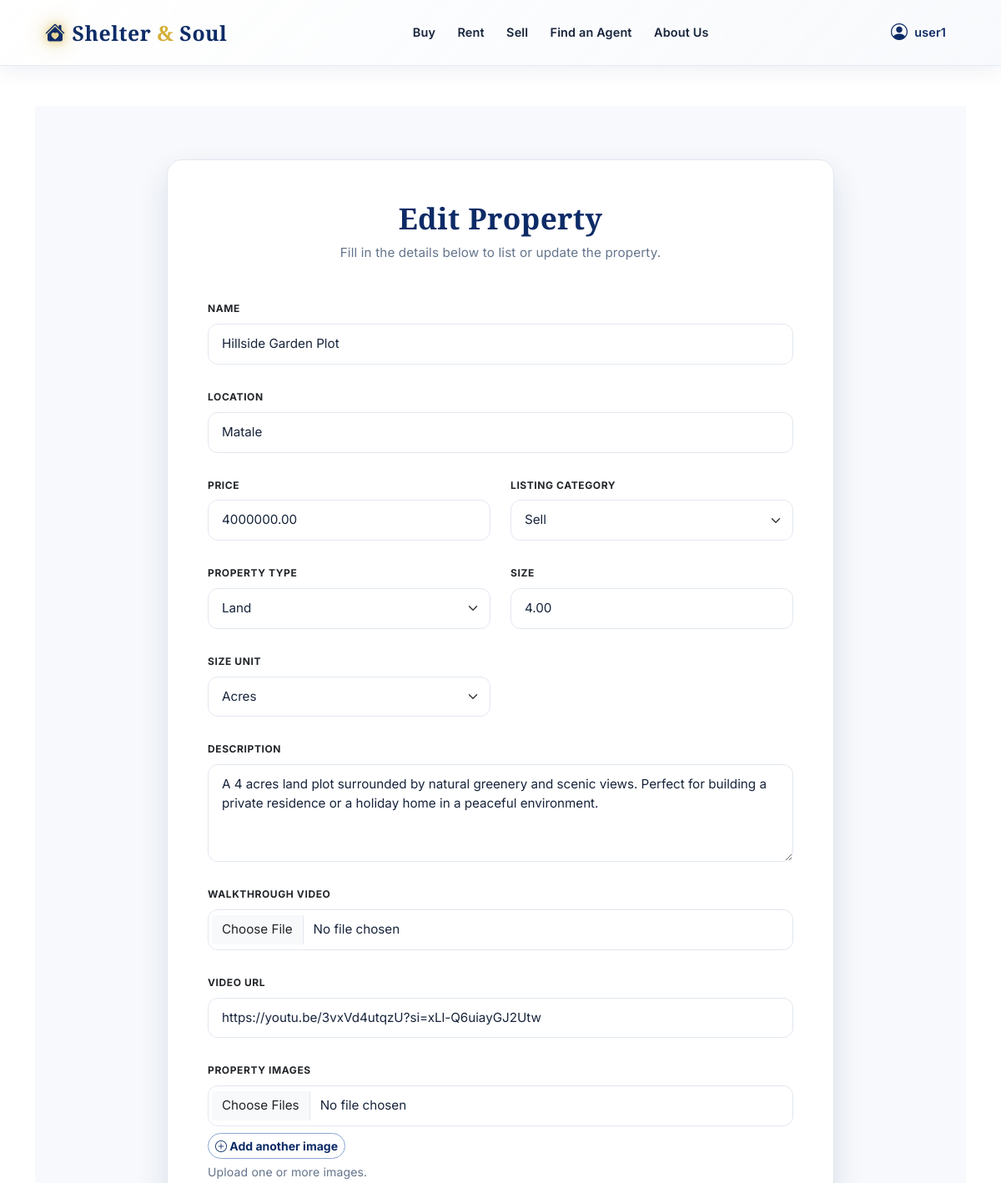
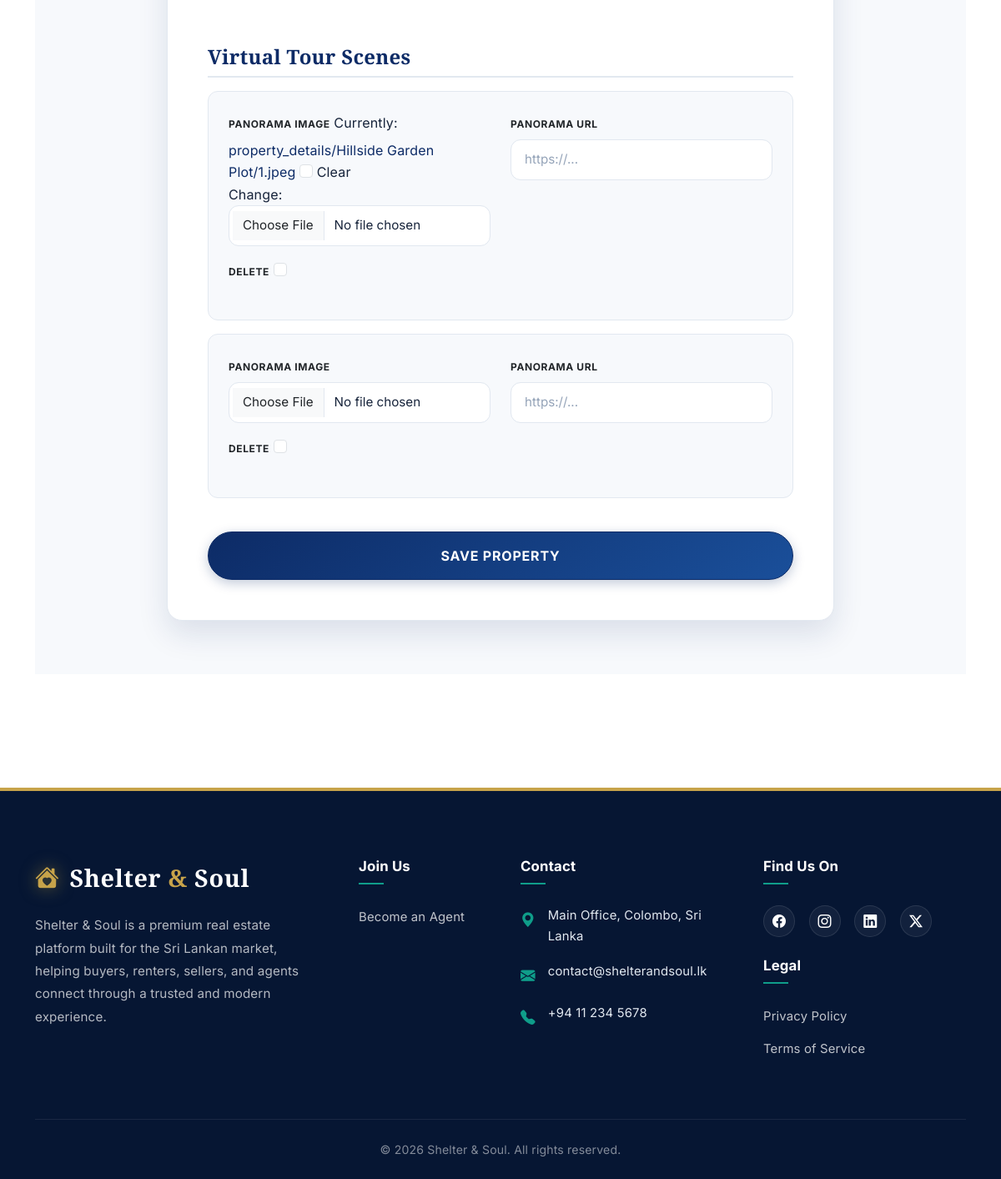
Screenshot of /properties/9/edit/ (signed in) with the database file from the repository (2 pictures, top to bottom).
### listings/models.py (models this page shows, shortened)
class Property(models.Model):
    LISTING_CATEGORIES = [
        ("Sell", "Sell"),
        ("Rent", "Rent"),
    ]
    PROPERTY_TYPES = [
        ("Residential", "Residential"),
        ("Apartment", "Apartment"),
        ("Commercial", "Commercial"),
        ("Land", "Land"),
    ]
    SIZE_UNITS = [
        ("sqft", "sqft"),
        ("acres", "Acres"),
        ("perch", "Perch"),
    ]
    name = models.CharField(max_length=255)
    location = models.CharField(max_length=255)
    price = models.DecimalField(max_digits=10, decimal_places=2)
    listing_category = models.CharField(max_length=20, choices=LISTING_CATEGORIES, default="Sell")
    property_type = models.CharField(
        max_length=100,
        choices=PROPERTY_TYPES,
        default="Residential"
    )
    description = models.TextField()
    number_of_rooms = models.PositiveIntegerField(null=True, blank=True)
    number_of_bathrooms = models.PositiveIntegerField(null=True, blank=True)
    size_sqft = models.DecimalField("Size", max_digits=12, decimal_places=2, null=True, blank=True)
    size_unit = models.CharField(max_length=20, choices=SIZE_UNITS, default="sqft")
    walkthrough_video = models.FileField(upload_to="", null=True, blank=True)
    video_url = models.URLField(blank=True)
    address = models.CharField(max_length=255, blank=True)
    latitude = models.DecimalField(max_digits=9, decimal_places=6, null=True, blank=True)
    longitude = models.DecimalField(max_digits=9, decimal_places=6, null=True, blank=True)
    owner = models.ForeignKey(User, on_delete=models.SET_NULL, null=True, blank=True, related_name="properties")

### listings/views.py (the view)
# urls.py: path("properties/<int:pk>/edit/", views.property_update, name="property_update"),
@login_required
def property_update(request, pk):
    property_obj = get_object_or_404(Property.objects.prefetch_related("images"), pk=pk)
    if not (request.user.is_staff or request.user.is_superuser or property_obj.owner == request.user):
        raise PermissionDenied("You can only edit your own properties.")
    if property_obj.owner != request.user and not (request.user.is_staff or request.user.is_superuser):
        raise PermissionDenied("You can only manage virtual tour scenes for your own properties.")
    if request.method == "POST":
        form = PropertyForm(request.POST, request.FILES, instance=property_obj)
        scene_formset = VirtualTourSceneFormSet(
            request.POST,
            request.FILES,
            instance=property_obj,
            prefix="scenes",
        )
        if form.is_valid() and scene_formset.is_valid():
            property_obj = form.save()
            scene_formset.save()
            for image_file in request.FILES.getlist("image_files"):
                PropertyImage.objects.create(property=property_obj, image=image_file)
            messages.success(request, "Property updated successfully!")
            return redirect("property_detail", pk=property_obj.pk)
        else:
            messages.error(request, "Please correct the errors below.")
    else:
        form = PropertyForm(instance=property_obj)
        scene_formset = VirtualTourSceneFormSet(instance=property_obj, prefix="scenes")
    return render(
        request,
        "listings/property_form.html",
        {"form": form, "scene_formset": scene_formset, "title": "Edit Property"},
    )

### listings/context_processors.py (called while the page is built)
def seller_permissions(request):
    user = getattr(request, "user", None)
    can_post = False
    if user and user.is_authenticated:
        has_approved_lead = user.sell_leads.filter(status="Approved").exists()
        profile, _ = UserProfile.objects.get_or_create(user=user)
        if profile.can_post_property != has_approved_lead:
            profile.can_post_property = has_approved_lead
            profile.save(update_fields=["can_post_property"])
        can_post = has_approved_lead
    return {"user_can_post_property": can_post}

### listings/templates/listings/property_form.html (shortened to what this page needs)
{% extends "listings/base.html" %}
{% block content %}
<div class="property-form-container">
    <div class="property-form-card">
        <div class="property-form-header">
            <h2>{{ title|default:"Property Details" }}</h2>
            <p>Fill in the details below to list or update the property.</p>
        </div>
        <form method="post" enctype="multipart/form-data">
            <div class="row">
                {% for field in form %}
                <div class="col-md-{% if field.name in 'description image_files walkthrough_video video_url name location' %}12{% else %}6{% endif %} mb-4">
                    <label class="form-label fw-bold text-dark" for="{{ field.id_for_label }}">{{ field.label }}</label>
                    {% if field.name == 'image_files' %}
                    <div id="image-upload-container">
                        {{ field }}
                    </div>
                    <button type="button" class="btn btn-outline-primary btn-sm mt-2 fw-bold" onclick="addAnotherImageField()"><i class="bi bi-plus-circle"></i> Add another image</button>
                    {% else %}
                    {{ field }}
                    {% endif %}
                    {% if field.help_text %}
                    <small class="text-muted d-block mt-1">{{ field.help_text }}</small>
                    {% endif %}
                </div>
                {% endfor %}
            </div>
            <h4 class="section-title">Virtual Tour Scenes</h4>
            {% for scene_form in scene_formset %}
            <div class="scene-card">
                <div class="row">
                    {% for field in scene_form %}
                    {% if not field.is_hidden %}
                    <div class="col-md-6 mb-3">
                        <label class="form-label fw-bold text-dark" for="{{ field.id_for_label }}">{{ field.label }}</label>
                        {{ field }}
                    </div>
                    {% else %}
                        {{ field }}
                    {% endif %}
                    {% endfor %}
                </div>
            </div>
            {% endfor %}
            <button type="submit" class="btn btn-primary w-100 py-3 mt-4 rounded-pill fw-bold text-uppercase" style="letter-spacing: 0.05em;">Save Property</button>
        </form>
    </div>
</div>
{% endblock %}

### listings/templates/listings/base.html (shortened to what this page needs)
<!DOCTYPE html>
<html lang="en">
<head>
    <link href="https://cdn.jsdelivr.net/npm/bootstrap@5.3.2/dist/css/bootstrap.min.css" rel="stylesheet">
    <link rel="stylesheet" href="https://cdn.jsdelivr.net/npm/bootstrap-icons@1.11.1/font/bootstrap-icons.css">
</head>
<body>
    <nav id="mainNavbar"
        class="navbar navbar-expand-lg {% if request.resolver_match.url_name == 'home' %}navbar-home navbar-dark{% else %}navbar-light navbar-glass sticky-top{% endif %}">
        <div class="container-xl px-4">
            <a class="navbar-brand d-flex align-items-center gap-2" href="{% url 'home' %}">
                <span class="navbar-brand-icon-glow" aria-hidden="true"><i class="bi bi-house-heart-fill fs-4"></i></span>
                <span>Shelter <span style="color:#D4AF37;">&amp;</span> Soul</span>
            </a>
            <div class="collapse navbar-collapse" id="navbarNav">
                <ul class="navbar-nav mx-auto mb-2 mb-lg-0">
                    <li class="nav-item">
                        <a class="nav-link {% if request.resolver_match.url_name == 'property_list' and request.GET.type == 'buy' %}active{% endif %}"
                            href="{% url 'property_list' %}?type=buy">Buy</a>
                    </li>
                    <li class="nav-item">
                        <a class="nav-link {% if request.resolver_match.url_name == 'property_list' and request.GET.type == 'rent' %}active{% endif %}"
                            href="{% url 'property_list' %}?type=rent">Rent</a>
                    </li>
                    <li class="nav-item">
                        <a class="nav-link {% if request.resolver_match.url_name == 'sell' %}active{% endif %}"
                            href="{% url 'sell' %}">Sell</a>
                    </li>
                    <li class="nav-item">
                        <a class="nav-link {% if request.resolver_match.url_name == 'find_agent' %}active{% endif %}"
                            href="{% url 'find_agent' %}">Find an Agent</a>
                    </li>
                    <li class="nav-item">
                        <a class="nav-link {% if request.resolver_match.url_name == 'about' %}active{% endif %}"
                            href="{% url 'about' %}">About Us</a>
                    </li>
                </ul>
                <ul class="navbar-nav align-items-center gap-1">
                    {% if user.is_authenticated %}
                    <li class="nav-item dropdown">
                        <a class="nav-link dropdown-toggle d-flex align-items-center gap-2 fw-semibold {% if request.resolver_match.url_name != 'home' %}text-primary{% else %}text-white{% endif %}"
                            href="#" id="profileDropdown" role="button" data-bs-toggle="dropdown" aria-expanded="false"
                            aria-label="My profile menu">
                            <i class="bi bi-person-circle fs-5 flex-shrink-0"></i>
                            <span class="nav-user-name d-none d-md-inline">{{ user.get_full_name|default:user.username }}</span>
                        </a>
                    </li>
                    {% endif %}
                </ul>
            </div>
        </div>
    </nav>
    <main class="{% block main_class %}container my-5{% endblock %}">
        {% block content %}{% endblock %}
    </main>
    <footer class="footer">
        <div class="container">
            <div class="row g-5">
                <div class="col-lg-4 col-md-6">
                    <a href="{% url 'home' %}" class="footer-logo">
                        <i class="bi bi-house-heart-fill"></i>
                        <span>Shelter <span>&amp;</span> Soul</span>
                    </a>
                    <p class="footer-text mt-3">
                        Shelter & Soul is a premium real estate platform built for the Sri Lankan market, helping buyers, renters, sellers, and agents connect through a trusted and modern experience.
                    </p>
                </div>
                <div class="col-lg-2 col-md-6">
                    <h5 class="footer-heading">Join Us</h5>
                    <ul class="footer-link-group">
                        <li><a href="mailto:contact@shelterandsoul.lk">Become an Agent</a></li>
                    </ul>
                </div>
                <div class="col-lg-3 col-md-6">
                    <h5 class="footer-heading">Contact</h5>
                    <div class="footer-contact-item">
                        <i class="bi bi-geo-alt-fill"></i>
                        <span>Main Office, Colombo, Sri Lanka</span>
                    </div>
                    <div class="footer-contact-item">
                        <i class="bi bi-envelope-fill"></i>
                        <span>contact@shelterandsoul.lk</span>
                    </div>
                    <div class="footer-contact-item">
                        <i class="bi bi-telephone-fill"></i>
                        <span>+94 11 234 5678</span>
                    </div>
                </div>
                <div class="col-lg-3 col-md-6">
                    <h5 class="footer-heading">Find Us On</h5>
                    <div class="social-icons mb-4">
                        <a href="#" class="social-link" title="Facebook"><i class="bi bi-facebook"></i></a>
                        <a href="#" class="social-link" title="Instagram"><i class="bi bi-instagram"></i></a>
                        <a href="#" class="social-link" title="LinkedIn"><i class="bi bi-linkedin"></i></a>
                        <a href="#" class="social-link" title="Twitter/X"><i class="bi bi-twitter-x"></i></a>
                    </div>
                    <h5 class="footer-heading">Legal</h5>
                    <ul class="footer-link-group">
                        <li><a href="#">Privacy Policy</a></li>
                        <li><a href="#">Terms of Service</a></li>
                    </ul>
                </div>
            </div>
            <div class="footer-bottom">
                <div class="row align-items-center">
                    <div class="col-md-12 text-center">
                        <p class="footer-bottom-text">&copy; 2026 Shelter &amp; Soul. All rights reserved.</p>
                    </div>
                </div>
            </div>
        </div>
    </footer>
</body>
</html>

### listings/templates/listings/property_form.html (style rules this page uses)
.property-form-container { min-height: 80vh; display: flex; align-items: center; justify-content: center; padding: 4rem 1.5rem; background: var(--surface); }
.property-form-card { background: #fff; border-radius: var(--radius-lg); width: 100%; max-width: 800px; padding: 3rem; box-shadow: var(--shadow-lg); border: 1px solid var(--border); }
.property-form-header { text-align: center; margin-bottom: 2.5rem; }
.property-form-header h2 { font-family: 'Playfair Display', serif; font-weight: 800; color: var(--primary); font-size: 2.2rem; margin-bottom: 0.5rem; }
.property-form-header p { color: var(--muted); font-size: 0.95rem; }
.section-title { font-family: 'Playfair Display', serif; font-weight: 700; color: var(--primary); margin-top: 2rem; margin-bottom: 1rem; font-size: 1.5rem; border-bottom: 2px solid var(--border); padding-bottom: 0.5rem; }
.scene-card { background: var(--surface); border: 1px solid var(--border); border-radius: var(--radius-md); padding: 1.5rem; margin-bottom: 1rem; }

### rows the page displays
Property: form "Hillside Garden Plot" "Matale" "4000000.00" "Sell" "Land" "4.00" "Acres" "A 4 acres land plot surrounded by natural greenery and scenic views. Perfect for building a private residence or a holiday home in a peaceful environment." "https://youtu.be/3vxVd4utqzU?si=xLl-Q6uiayGJ2Utw"

### other values shown
{{ user.get_full_name|default:user.username }} "user1"
{{ title|default:"Property Details" }} "Edit Property"
{{ field.label }} "NAME" "LOCATION" "PRICE" "LISTING CATEGORY" "PROPERTY TYPE" "SIZE" "SIZE UNIT" "DESCRIPTION" "WALKTHROUGH VIDEO" "VIDEO URL" "PROPERTY IMAGES"
{{ field.help_text }} "Upload one or more images."
{{ field.label }} "PANORAMA IMAGE" "PANORAMA URL" "DELETE" "PANORAMA IMAGE" "PANORAMA URL" "DELETE"
